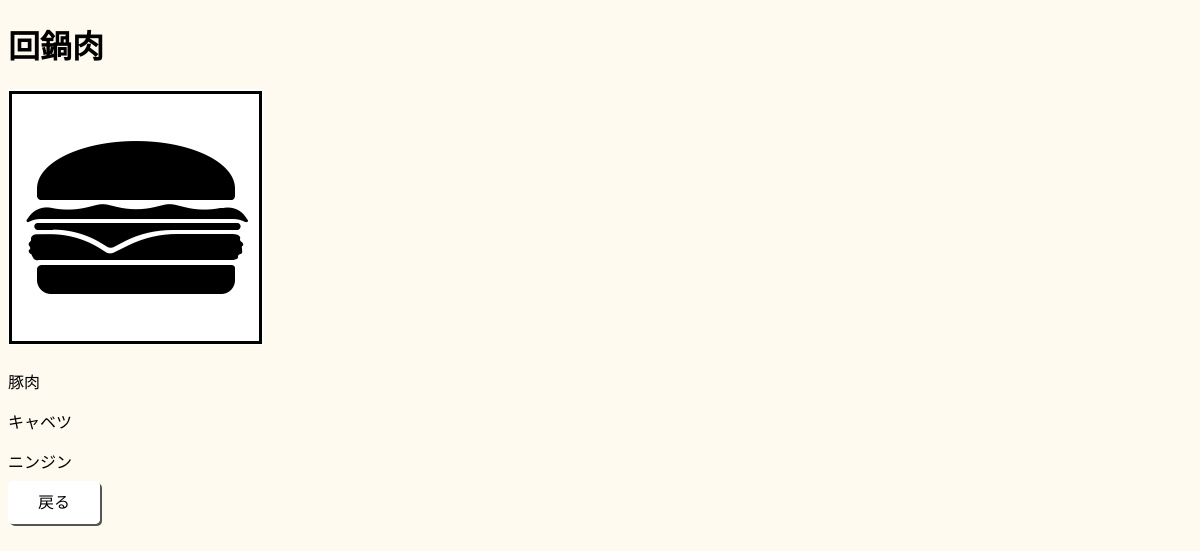
/detail/4/, run on the app's committed database.
### cookpost/models.py (models this page shows, shortened)
class CookingName(models.Model):
  cooking_name = models.CharField(max_length=100)
  category = models.ForeignKey(CategoryChoices,on_delete=models.PROTECT)
  tags = models.ManyToManyField(Tag, blank=True)
  images = models.ImageField(upload_to='')
  count = models.IntegerField(null=True,blank=True,default=0)
  how = models.TextField(blank=True)

class Tag(models.Model):
    name = models.CharField(max_length=100)
    count = models.IntegerField(null=True,blank=True,default=0)
    category = models.CharField(max_length=100)
    images = models.ImageField(upload_to='')

### cookpost/views.py (the view)
# urls.py: path('detail/<int:pk>/',detailview,name='detail'),
def detailview(request,pk):
  object = CookingName.objects.get(pk=pk)
  return render(request,'detail.html',{'object':object})

### templates/detail.html (shortened to what this page needs)
{% extends 'base.html' %}
{% load static %}
{% block header %}
<link rel="stylesheet" type="text/css" href="{% static 'style.css' %}">
{% endblock header %}
{% block content %}
<div class="detail-body">
  <div class="detail-container">
    <div class="detail-title">
      <h1>{{ object.cooking_name }}</h1>
    </div>
    <div class="detail-image">
      <img class="detail-img" src="{{ object.images.url }}">
    </div>
    <div class="detail-tag">
      {% for item in object.tags.all  %}
      <p>{{ item.name }}</p>
      {% endfor %}
    </div>
    <div clas="detail-btn">
      <a class="btn return-btn" href="{% url 'list' %}">戻る</a>
    </div>
  </div>
</div>
{% endblock content %}

### static/style.css (style rules this page uses)
body { background-color: #FFFAF0; }
.btn { background-color: white; text-decoration: none; padding:13px 30px; color: black; border-radius: 5px; box-shadow:2px 2px #555; border: none; cursor: pointer; }
.detail-image { margin-bottom: 20px; }

### data on the page
CookingName: cooking_name "回鍋肉", images (picture)
Tag: name "豚肉"
Tag: name "キャベツ"
Tag: name "ニンジン"
